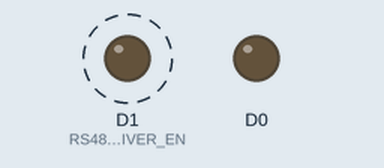
Simulated run of this sketch. Board: ESP8266 (NodeMCU). On the bench: output pins drawn as LEDs (lit = HIGH). Dashed ring = blinking. What the sketch prints to the serial monitor is not drawn.

Above: at 0.6 s.
At 4.6 s:
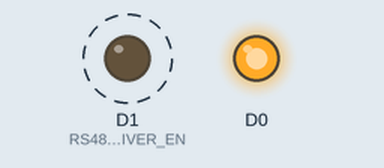
Timing chart, 0 to 5.9 s (numbered marks = the images above):
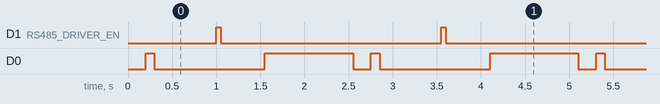

The sketch:

SerialHost.ino
```cpp
/*
  Serial_bus_HOST
  Sample implementation of a shared serial bus over RS485 on ESP8266MOD
  Using modude: Nodemcu Amica (NodeMCU 1.0 ESP-12E)
  Auther: vipula Liyanaarachchi
  Date: 14th Dec 2021
  All rights reserved.

*/

#define RS485_DRIVER_EN D1

const int SERIAL_READ_TIMEOUT_MS=500;
const int SERIAL_BAUD_RATE=9600;

const int BUFFER_SIZE = 35;
char buf[BUFFER_SIZE];

unsigned int session_id = 0;
const int  SESSION_ID_MAX = 1023;

// the setup function runs once when you press reset or power the board
void setup() {

  // initialize digital pin built in LED 2 as an output.
  //This LED is active low, so set HIGH to off
  pinMode(D0, OUTPUT);
  digitalWrite(D0, HIGH);

  //Configure the RS485 Driver Controller, and keep it disabled.
  pinMode(RS485_DRIVER_EN,OUTPUT);
  digitalWrite(RS485_DRIVER_EN,LOW);

  //initialize the Serial port that's connected to the IDE via USB.
  //This is a Full duplex URAT, so we need to use this for the
  //main communication.
  Serial.begin(SERIAL_BAUD_RATE);
  Serial.setTimeout(SERIAL_READ_TIMEOUT_MS); //set read time out to 500ms
  Serial.println("I:0000"); //Init BUS call..
  //We can use above to negotiate the Max packet size, Serial Time out..etc
  //They are not implemented here.

  //initialize the second, built in H/W UART.
  //This is a Tx only UART over D4
  //We will be using this to get debug messages out.
  Serial1.begin(19200); // open the port at 19200 baud, this is fast enough for debug
  Serial1.println("Debug Port");
}

// the loop function runs over and over again forever
void loop() {

  //Add some artificial delay.. this is not needed for the final implementation.
  //Add a blink patern for debugging
  digitalWrite(D0, LOW);   // turn the LED on (LED2 is active low)
  delay(200);              // wait for 100ms
  digitalWrite(D0, HIGH);  // turn the LED off
  delay(100);              // wait for 100ms
  digitalWrite(D0, LOW);   // turn the LED on
  delay(700);              // wait for 800ms

  //Data Packet Format
  //There is one Host in the system, with multiple clients, so each packet has to have the client ID.
  //Client ID starts from 1. (Zero is reserved for Host)
  //<OwnerType:1><:><ClientID:1><:><SeesionID:1><:><ComType:1><:><DataLength:1><:><Data:DataLength><:E><CRC:2>
  //Sample 1 => H:x:y:R:z::E:cc => From Host, Read request to client x. No data
  //Sample 2 => C:x:y:W:z:ACK:E:cc => Client responce, from clinet x, write request to host. z = 3, Massage = "ACK".
  //Total length of the data packet has to be less than BUFFER_SIZE

  //Enable the Driver for transmission (Responce)
  digitalWrite(RS485_DRIVER_EN,HIGH);

  //This is not the ideal way to construct the dataBlock., just for debugging
  //The length of this data chunk has to be smaller than BUFFER_SIZE.
  Serial.write("H:"); //From Hose
  Serial.write(0x01); //To Clinet 01
  Serial.write(":");  //Seperator
  Serial.write(session_id); //Session ID
  Serial.write(":R:");  //Seperator, Read type
  Serial.write(0x00); //Data Length 0
  Serial.write(":E:");  //Seperator, EndCode
  Serial.write(0x35); //Dummy CRC
  Serial.write(0x0A); //End of line

  //Here we have to wait for the Tx to complete before disabling the driver.
  //This has to be done with Serial.availableForWrite() or some other suitable function.
  //Here we do this with a delay (for Debug only)
  delay(50); // This delay is not a random number, and carefullly chosen.
  //Disable the Driver so that the client can transmit.
  digitalWrite(RS485_DRIVER_EN,LOW);

  //Now we wait for the responce, with a time out of SERIAL_READ_TIMEOUT_MS
  int rlen = Serial.readBytes(buf, BUFFER_SIZE);

  if (rlen > 0) {
    //We come here if there is a response from Client 01
    // prints the received data
    Serial1.print("Received <");
    for(int i = 0; i < rlen; i++) {
      Serial1.print(buf[i]);
    }
    Serial1.println(">");

    //Validate the data packet here.
    //and take any action needed.
  }
  else {
    //Serial Time out, no responce from Client 01
    Serial1.print("Session <");
    Serial1.print(session_id,HEX); //Sesson ID
    Serial1.println("> TimeOut");
  }

  //Continue the LED blink patern for debugging. This adds an artificial delay
  //So that we can read the debug data
  digitalWrite(D0, HIGH);  // turn the LED off
  delay(1000);              // wait for 100ms

  //Increment session_id
  session_id = session_id +1 ;
  //Reset to Zero if it's over SESSION_ID_MAX
  if (session_id > SESSION_ID_MAX) session_id = 0;

}
```

Measured:
- by itself, D1 (RS485_DRIVER_EN): alternates HIGH for 0.05 s and LOW for 2.5 s
- by itself, D0: repeats every 2.6 s: LOW 1.3 s, HIGH 1.0 s, LOW 0.20 s, HIGH 0.10 s
- by itself, everything shown: repeats every 2.6 s, in 6 steps
